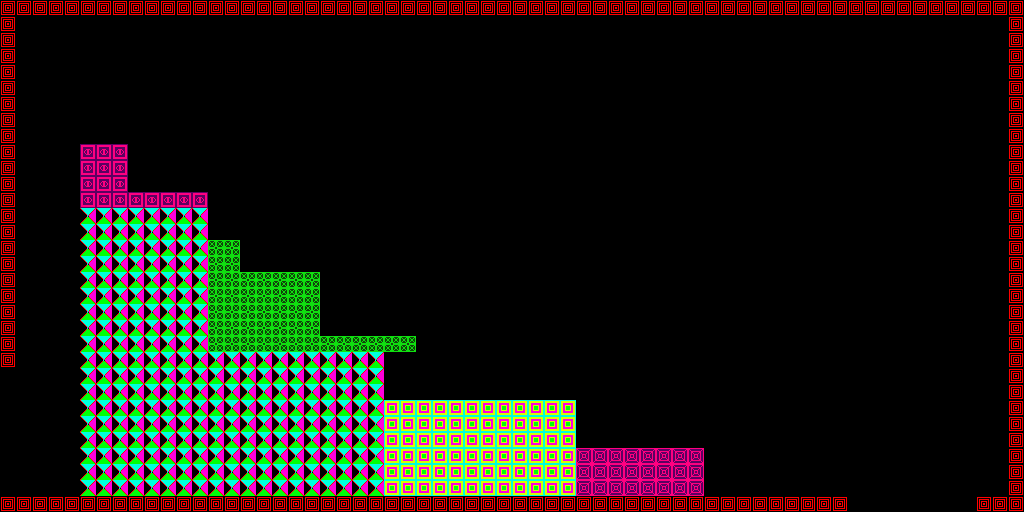

A 2D game scene composited from a Tiled map and its tileset images. What follows is a short description and the map's XML, with each tile layer's data collapsed to a summary:
An orthogonal 64x32 tile map with 16x16 px tiles, 1 tile layer (Tile Layer 1) and 2 objects (2x teleport).

<map version="1.0" orientation="orthogonal" width="64" height="32" tilewidth="16" tileheight="16">
 <tileset firstgid="1" name="Tiles" tilewidth="16" tileheight="16">
  <image source="ccbResources/Tiles.png" width="800" height="600" />
 </tileset>
 <layer name="Tile Layer 1" width="64" height="32">
  <data>[2048 cells, 573 non-empty, 6 distinct tile ids]</data>
 </layer>
 <objectgroup name="objects" width="64" height="32">
  <object type="teleport" x="850" y="499" width="123" height="7">
   <properties>
    <property name="direction" value="down" />
   </properties>
  </object>
  <object type="teleport" x="4" y="379" width="15" height="111">
   <properties>
    <property name="direction" value="west" />
   </properties>
  </object>
 </objectgroup>
</map>
